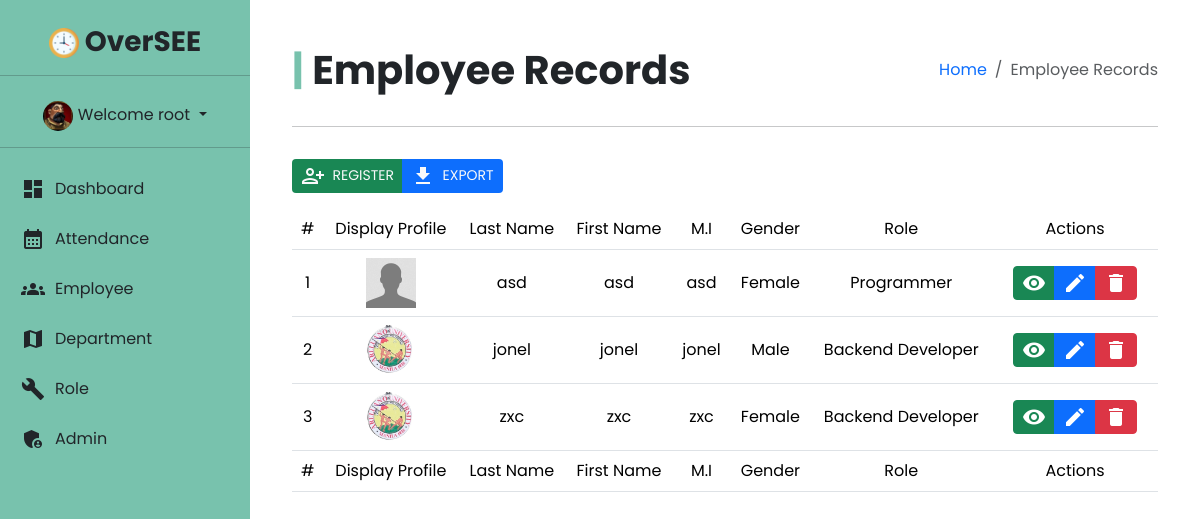
/admin/employee.php (signed in), run on the app's committed database.
### tables this page shows
CREATE TABLE `employees` (
  `ID` int(11) NOT NULL,
  `FNAME` varchar(255) NOT NULL,
  `MI` varchar(255) NOT NULL,
  `LNAME` varchar(255) NOT NULL,
  `EMAIL` varchar(255) NOT NULL,
  `PASSWORD` varchar(255) NOT NULL,
  `CONTACT` varchar(20) NOT NULL,
  `DATE_OF_BIRTH` varchar(100) NOT NULL,
  `CIVIL_STATUS` varchar(50) NOT NULL,
  `NATIONALITY` varchar(50) NOT NULL,
  `ROLE` varchar(100) NOT NULL,
  `DEPARTMENT` varchar(100) NOT NULL,
  `PROFILE` longblob NOT NULL,
  `GENDER` varchar(25) NOT NULL,
  `OT` varchar(50) NOT NULL,
  `EMP_KEY` varchar(255) NOT NULL,
  `TYPE` varchar(255) NOT NULL
);

### admin/includes/session.php (called while the page is built, shortened)
<?php
include("conn.php");
$admin_ID = $_SESSION['admin'];
$sql = "SELECT * FROM admins WHERE ID='$admin_ID'";
$query = $conn->query($sql);
$user = $query->fetch_assoc();

### admin/includes/display_all_employee.php (the view)
<?php
$sql = "SELECT * FROM employees ORDER BY LNAME ASC";
$query = $conn->query($sql);
if (!$query) {
    echo "Error: " . $conn->error;
} else {
    $count = 1;
    while ($row = $query->fetch_assoc()) {
        ?>
        <?php if ($user['ROLE'] == $row['DEPARTMENT']) { ?>
        <tr>
            <td style="text-align: center; vertical-align: middle;"><?= $count++; ?></td>
            <td style="text-align: center; vertical-align: middle;">
                <img src="./assets/images/<?= empty($row["PROFILE"]) ? "default.jpg" : "../uploads/" . $row["PROFILE"]; ?>" width="50" height="50" alt="...">
            </td>
            <td style="text-align: center; vertical-align: middle;"><?= $row["LNAME"]; ?></td>
            <td style="text-align: center; vertical-align: middle;"><?= $row["FNAME"]; ?></td>
            <td style="text-align: center; vertical-align: middle;"><?= $row["MI"]; ?></td>
            <td style="text-align: center; vertical-align: middle;"><?= $row["GENDER"]; ?></td>
            <td style="text-align: center; vertical-align: middle;"><?= $row["ROLE"]; ?></td>
            <td style="text-align: center; vertical-align: middle;">
                <div class="btn-group btn-group-sm p-2">
                    <a href="view_employee_profile.php?q=<?= $row['ID']; ?>" class="btn btn-success"><i class="material-icons" id="material-icon">visibility</i></a>
                    <a href="edit_employee_profile.php?q=<?= $row['ID']; ?>" class="btn btn-primary"><i class="material-icons" id="material-icon">edit</i></a>
                    <a href="#" onclick="confirmDeleteEmployee(event, <?= $row['ID']; ?>);" class="btn btn-danger"><i class="material-icons" id="material-icon">delete</i></a>
                </div>
            </td>
        </tr>
        <?php } else if ($user['ROLE'] == "SysAdmin") { ?>
            <tr>
            <td style="text-align: center; vertical-align: middle;"><?= $count++; ?></td>
            <td style="text-align: center; vertical-align: middle;">
                <img src="./assets/images/<?= empty($row["PROFILE"]) ? "default.jpg" : "../uploads/" . $row["PROFILE"]; ?>" width="50" height="50" alt="...">
            </td>
            <td style="text-align: center; vertical-align: middle;"><?= $row["LNAME"]; ?></td>
            <td style="text-align: center; vertical-align: middle;"><?= $row["FNAME"]; ?></td>
            <td style="text-align: center; vertical-align: middle;"><?= $row["MI"]; ?></td>
            <td style="text-align: center; vertical-align: middle;"><?= $row["GENDER"]; ?></td>
            <td style="text-align: center; vertical-align: middle;"><?= $row["ROLE"]; ?></td>
            <td style="text-align: center; vertical-align: middle;">
                <div class="btn-group btn-group-sm p-2">
                    <a href="view_employee_profile.php?q=<?= $row['ID']; ?>" class="btn btn-success"><i class="material-icons" id="material-icon">visibility</i></a>
                    <a href="edit_employee_profile.php?q=<?= $row['ID']; ?>" class="btn btn-primary"><i class="material-icons" id="material-icon">edit</i></a>
                    <a href="#" onclick="confirmDeleteEmployee(event, <?= $row['ID']; ?>);" class="btn btn-danger"><i class="material-icons" id="material-icon">delete</i></a>
                </div>
            </td>
        </tr>
        <?php } ?>
        <?php
    }
}
?>

### admin/templates/header.php (shortened to what this page needs)
<!DOCTYPE html>
<html lang="en">
<head>
    <link rel="stylesheet" href="assets/css/admin_template_switch.css" type="text/css">
    <link rel="stylesheet" href="assets/css/bootstrap.min.css">
    <link rel="stylesheet" href="https://cdnjs.cloudflare.com/ajax/libs/font-awesome/4.7.0/css/font-awesome.min.css">
    <link rel="stylesheet" href="https://cdn.datatables.net/2.0.7/css/dataTables.dataTables.css">
</head>
<body data-bs-theme="light">

### admin/templates/sidebar.php (shortened to what this page needs)
<div class="container-fluid p-0" id="sidebar">
    <h3 class="adminpanel"><img src="./assets/images/logo.png" alt="logo" class="img-circle">&nbsp;OverSEE</h3>
    <hr>
    <div class="dropdown" id="sidebar-dropdown">
        <img src="./assets/images/<?= empty($user["PROFILE"]) ? "default.jpg" : "../uploads/" . $user["PROFILE"]; ?>" width="30" height="30" alt="..." style="border-radius: 50%;">
        <a class="dropdown-toggle" href="#" id="dropdownMenu2" role="button" data-bs-toggle="dropdown" aria-expanded="false">
            Welcome <?= $user['USERNAME']; ?>
        </a>
    </div>
    <hr>
    <?php if ($user['ROLE'] == 'SysAdmin' || $user['ROLE'] == 'sysadmin') : ?>
        <ul class="nav flex-column">
            <li class="nav-item">
                <a class="nav-link" id="sidebar-link" href="dashboard.php"><i class="material-icons">dashboard</i> Dashboard</a>
            </li>
            <li class="nav-item">
                <a class="nav-link" id="sidebar-link" href="attendance.php"><i class="material-icons">calendar_month</i> Attendance</a>
            </li>
            <li class="nav-item">
                <a class="nav-link" id="sidebar-link" href="employee.php"><i class="material-icons">groups</i> Employee</a>
            </li>
            <li class="nav-item">
                <a class="nav-link" id="sidebar-link" href="department.php"><i class="material-icons">map</i> Department</a>
            </li>
            <li class="nav-item">
                <a class="nav-link" id="sidebar-link" href="role.php"><i class="material-icons">build</i> Role</a>
            </li>
            <li class="nav-item">
                <a class="nav-link" id="sidebar-link" href="admin.php"><i class="material-icons">admin_panel_settings</i> Admin</a>
            </li>
        </ul>
    <?php endif; ?>
</div>

### admin/employee.php (shortened to what this page needs)
<?php
include("includes/session.php");
include("templates/header.php");
include("templates/sidebar.php");
?>
<div id="content">
    <div class="container-fluid">
        <div class="row">
            <div class="col-sm-6">
                <h1 class="my-0 my-md-3 my-lg-3 fw-bold"><span class="dashboard-span fw-bold">|</span> Employee Records</h1>
            </div>
            <div class="col-sm-6" id="breadcrumb-align-center">
                <ol class="breadcrumb float-sm-right my-0 my-md-3 my-lg-3">
                    <li class="breadcrumb-item"><a href="dashboard.php" style="text-decoration: none;">Home</a></li>
                    <li class="breadcrumb-item active">Employee Records</li>
                </ol>
            </div>
        </div>
        <hr class="hr-element">
        <div class="table-responsive">
            <div class="btn-group my-3">
                <a href="#addEmployee" data-bs-toggle="modal" data-bs-target="#myModal" class="btn bg-success btn-sm text-light" id="add-btn"><i class="material-icons" id="material-icon">person_add_alt</i> &nbsp;REGISTER</a>
                <a href="#exportEmployee" data-bs-toggle="modal" class="btn bg-primary btn-sm text-light" id="export-btn"><i class="material-icons" id="material-icon">file_download</i> &nbsp;EXPORT</a>
            </div>
            <table id="employeeTable" class="display table table-responsive">
                <thead>
                    <tr>
                        <th style="text-align: center; vertical-align: middle;">#</th>
                        <th style="text-align: center; vertical-align: middle;">Display Profile</th>
                        <th style="text-align: center; vertical-align: middle;">Last Name</th>
                        <th style="text-align: center; vertical-align: middle;">First Name</th>
                        <th style="text-align: center; vertical-align: middle;">M.I</th>
                        <th style="text-align: center; vertical-align: middle;">Gender</th>
                        <th style="text-align: center; vertical-align: middle;">Role</th>
                        <th style="text-align: center; vertical-align: middle;">Actions</th>
                    </tr>
                </thead>
                <tbody>
                    <?php include("includes/display_all_employee.php"); ?>
                </tbody>
                <tfoot>
                    <tr>
                        <th style="text-align: center; vertical-align: middle;">#</th>
                        <th style="text-align: center; vertical-align: middle;">Display Profile</th>
                        <th style="text-align: center; vertical-align: middle;">Last Name</th>
                        <th style="text-align: center; vertical-align: middle;">First Name</th>
                        <th style="text-align: center; vertical-align: middle;">M.I</th>
                        <th style="text-align: center; vertical-align: middle;">Gender</th>
                        <th style="text-align: center; vertical-align: middle;">Role</th>
                        <th style="text-align: center; vertical-align: middle;">Actions</th>
                    </tr>
                </tfoot>
            </table>
        </div>
    </div>
</div>
<?php
include("templates/footer.php");
?>

### admin/templates/footer.php (shortened to what this page needs)
</body>
</html>

### admin/assets/css/admin_template_switch.css (style rules this page uses)
:root { --text-mint: #78C2AD; }
* { margin: 0; padding: 0; user-select: none; scroll-behavior: smooth; font-family: 'Poppins', sans-serif; font-weight: 400; }
.nav-link { color: inherit !important; text-decoration: none !important; }
.adminpanel { font-weight: 700; margin-top: 25px; text-align: center; }
#sidebar { position: fixed; height: 100vh; width: 250px; background-color: #78C2AD; transition: margin 0.5s; }
.dropdown-toggle, .dropdown-item { color: inherit; text-decoration: none; }
#sidebar-dropdown { margin-top: 25px; text-align: center; }
#sidebar-link { display: flex; align-items: center; margin: 5px; }
#sidebar-link i { margin-right: 10px; }
.img-circle { user-select: none; height: 30px; align-items: center; justify-content: center; }
#content { margin-left: 250px; padding: 30px; transition: margin 0.5s; }
.dashboard-span { color: #78C2AD; }
#breadcrumb-align-center { display: flex; align-items: center; justify-content: right; }
#material-icon { vertical-align: middle; }
@media (min-width: 769px) { #sidebar { display: block; } }

### data on the page
employees: LNAME "asd", FNAME "asd", MI "asd", GENDER "Female", ROLE "Programmer"
employees: PROFILE (picture), LNAME "jonel", FNAME "jonel", MI "jonel", GENDER "Male", ROLE "Backend Developer"
employees: PROFILE (picture), LNAME "zxc", FNAME "zxc", MI "zxc", GENDER "Female", ROLE "Backend Developer"

### other printed values
$user['USERNAME'] "root"
